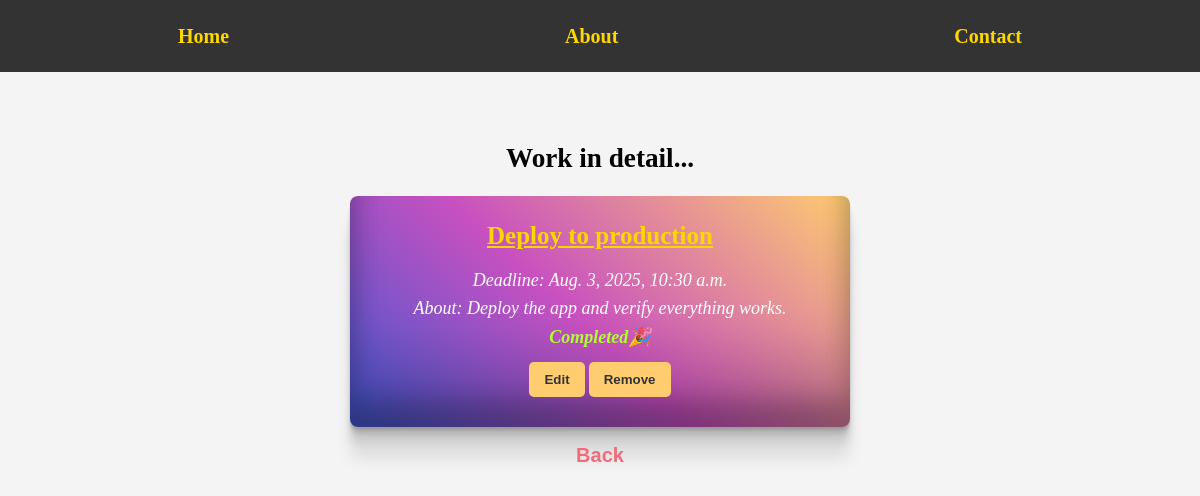
The app's page /task/7 with its own data.
### task/models.py (models this page shows, shortened)
class Task(models.Model):
    title = models.CharField(max_length=100)
    deadline = models.DateTimeField()
    about = models.TextField()
    status = models.BooleanField(default=False)
    created = models.DateTimeField(auto_now_add=True)
    updated = models.DateTimeField(auto_now=True)

### task/views.py (the view)
# urls.py: path("task/<int:id>", views.task_detail, name='task-detail'),  # Retrieve one
def task_detail(request, id):
    try:
        task = Task.objects.get(id = id)
    except Task.DoesNotExist:
        return redirect('task-list')
    context = {
        'title':'Task Detail',
        'task':task,
    }
    return render(request, 'task_detail.html', context)

### task/templates/task_detail.html
{% extends 'base.html' %}
{% load static %}
{% block style %}
    <link rel="stylesheet" href="{% static 'css/task_detail.css' %}">
{% endblock style %}
{% block content %}
    <h1>Work in detail...</h1>
    <div>
        <h3>{{ task.title }}</h3>
        <p>Deadline: {{ task.deadline }}</p>
        <p>About: {{ task.about }}</p>
        {% if not task.status %}
            <p class="incomplete">Incomplete😱</p>
        {% else %}
            <p class="complete">Completed🎉</p>
        {% endif %}
        <button><a href="{% url 'edit-task' task.id %}">Edit</a></button>
        <button><a href="{% url 'remove-task' task.id %}">Remove</a></button>
    </div>
    <button id="backButton">
        <a href="{% url 'task-list' %}">Back</a>
    </button>
{% endblock content %}

### static/css/style.css (style rules this page uses)
* { margin: 0; padding: 0; box-sizing: border-box; }
h1 { font-size: 1.7rem; }

### task/static/css/task_detail.css (style rules this page uses)
#main > div { margin: 15px auto; width: 500px; padding: 20px; border-radius: 0.5rem; background-color: #4158D0; background-image: linear-gradient(43deg, #4158D0 0%, #C850C0 46%, #FFCC70 100%); box-shadow: rgba(0, 0, 0, 0.17) 0px -23px 25px 0px inset, rgba(0, 0, 0, 0.15) 0px -36px 30px 0px inset, rgba(0, 0, 0, 0.1) 0px -79px 40px 0px inset, rgba(0, 0, 0, 0.06) 0px 2px 1px, rgba(0, 0, 0, 0.09) 0px 4px 2px, rgba(0, 0, 0, 0.09) 0px 8px 4px, rgba(0, 0, 0, 0.09) 0px 16px 8px, rgba(0, 0, 0, 0.09) 0px 32px 16px; }
#main > div > h3 { font-size: 25px; text-decoration: underline; color: #FFD700; margin-bottom: 10px; }
#main > div > p { font-size: 18px; color: #fff; font-style: italic; }
#main > button#backButton { font-size: 20px; border: none; background: none; font-weight: 600; }
#main > button#backButton::before { margin-left: auto; }
#main > button#backButton::after, #main > button#backButton::before { content: ''; width: 0%; height: 2px; background: #f44336; display: block; transition: 0.5s; }
#main > button#backButton > a { text-decoration: none; color: #f16b78; }
#main > div > p.complete { color: greenyellow; font-weight: bolder; }
#main > div > button { background-color: #FFCC70; border: none; padding: 5px 15px; border-radius: 5px; margin: 10px 0px; cursor: pointer; text-align: center; display: inline-block; color: #333; font-weight: bold; transition: background-color 0.3s ease, transform 0.2s ease, box-shadow 0.2s ease; }
#main > div > button a { color: #333; text-decoration: none; display: block; width: 100%; height: 100%; line-height: 25px; }

### records on screen
Task: title "Deploy to production", deadline "Aug. 3, 2025, 10:30 a.m.", about "Deploy the app and verify everything works."
